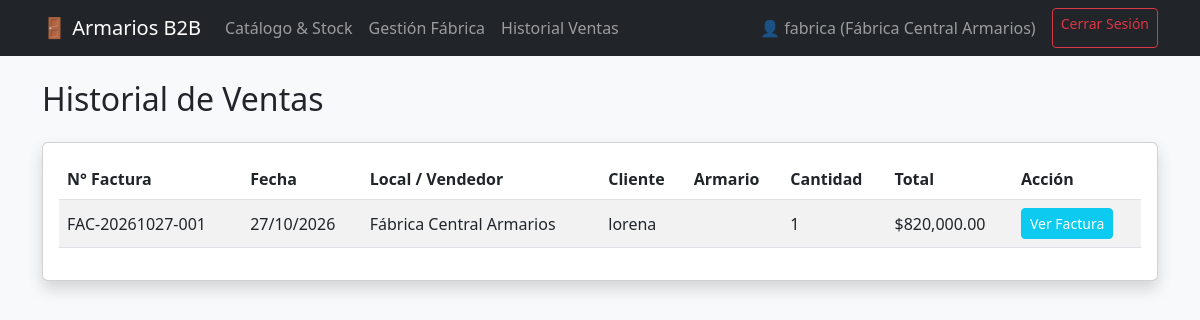
Before: /ventas/historial (signed in) with the older database file.
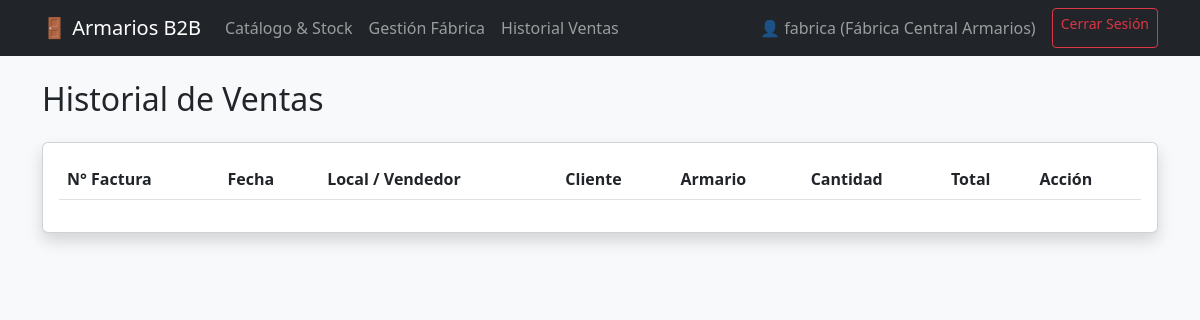
After: the same page with the newer database file.
### app.py (models this page shows, shortened)
class Usuario(UserMixin, db.Model):
    __tablename__ = 'usuarios'
    id = db.Column(db.Integer, primary_key=True)
    username = db.Column(db.String(50), unique=True, nullable=False)
    password_hash = db.Column(db.String(255), nullable=False)
    rol = db.Column(db.String(20), nullable=False) # 'fabrica' o 'vendedor'
    nombre_local = db.Column(db.String(100), nullable=True)

class Venta(db.Model):
    __tablename__ = 'ventas'
    id = db.Column(db.Integer, primary_key=True)
    numero_factura = db.Column(db.String(20), unique=True, nullable=False)
    fecha = db.Column(db.DateTime, default=datetime.utcnow)
    vendedor_id = db.Column(db.Integer, db.ForeignKey('usuarios.id'), nullable=False)
    vendedor = db.relationship('Usuario', backref='ventas')
    mueble_id = db.Column(db.Integer, db.ForeignKey('mueble.id'), nullable=False)
    mueble = db.relationship('Mueble', backref=db.backref('ventas_asociadas', cascade='all, delete-orphan', lazy=True))
    cantidad = db.Column(db.Integer, nullable=False)
    precio_unitario = db.Column(db.Float, nullable=False)
    total = db.Column(db.Float, nullable=False)
    cliente_nombre = db.Column(db.String(100), nullable=False)
    cliente_documento = db.Column(db.String(50), nullable=False)
    cliente_telefono = db.Column(db.String(50), nullable=True)
    cliente_direccion = db.Column(db.String(200), nullable=True)

### app.py (the view)
@app.route('/ventas/historial')
@login_required
def historial_ventas():
    if current_user.rol == 'fabrica':
        ventas = Venta.query.order_by(Venta.fecha.desc()).all()
    else:
        ventas = Venta.query.filter_by(vendedor_id=current_user.id).order_by(Venta.fecha.desc()).all()
    return render_template('historial_ventas.html', ventas=ventas)

### app.py (called while the page is built)
@login_manager.user_loader
def load_user(user_id):
    return Usuario.query.get(int(user_id))

### templates/historial_ventas.html
{% extends "base.html" %}
{% block content %}
<h2>Historial de Ventas</h2>
<div class="card shadow mt-4">
    <div class="card-body">
        <table class="table table-striped align-middle">
            <thead>
                <tr>
                    <th>N° Factura</th>
                    <th>Fecha</th>
                    <th>Local / Vendedor</th>
                    <th>Cliente</th>
                    <th>Armario</th>
                    <th>Cantidad</th>
                    <th>Total</th>
                    <th>Acción</th>
                </tr>
            </thead>
            <tbody>
                {% for venta in ventas %}
                <tr>
                    <td>{{ venta.numero_factura }}</td>
                    <td>{{ venta.fecha.strftime('%d/%m/%Y') }}</td>
                    <td>{{ venta.vendedor.nombre_local }}</td>
                    <td>{{ venta.cliente_nombre }}</td>
                    <td>{{ venta.mueble.nombre }}</td>
                    <td>{{ venta.cantidad }}</td>
                    <td>${{ "{:,.2f}".format(venta.total) }}</td>
                    <td><a href="{{ url_for('ver_factura', venta_id=venta.id) }}" class="btn btn-sm btn-info text-white">Ver Factura</a></td>
                </tr>
                {% endfor %}
            </tbody>
        </table>
    </div>
</div>
{% endblock %}

### templates/base.html (shortened to what this page needs)
<!DOCTYPE html>
<html lang="es">
<head>
    <link href="https://cdn.jsdelivr.net/npm/bootstrap@5.3.0/dist/css/bootstrap.min.css" rel="stylesheet">
</head>
<body class="bg-light">
    <nav class="navbar navbar-expand-lg navbar-dark bg-dark mb-4">
        <div class="container">
            <a class="navbar-brand" href="{{ url_for('catalogo') }}">🚪 Armarios B2B</a>
            {% if current_user.is_authenticated %}
            <div class="navbar-nav me-auto">
                <a class="nav-link" href="{{ url_for('catalogo') }}">Catálogo & Stock</a>
                {% if current_user.rol == 'fabrica' %}
                <a class="nav-link" href="{{ url_for('gestionar_muebles') }}">Gestión Fábrica</a>
                {% endif %}
                <a class="nav-link" href="{{ url_for('historial_ventas') }}">Historial Ventas</a>
            </div>
            <div class="navbar-nav">
                <span class="navbar-text me-3">👤 {{ current_user.username }} ({{ current_user.nombre_local }})</span>
                <a class="btn btn-outline-danger btn-sm" href="{{ url_for('logout') }}">Cerrar Sesión</a>
            </div>
            {% endif %}
        </div>
    </nav>
    <div class="container">
        {% block content %}{% endblock %}
    </div>
</body>
</html>

Changed rows visible on the page:
removed Venta: numero_factura "FAC-20261027-001", fecha "27/10/2026", vendedor.nombre_local "Fábrica Central Armarios", cliente_nombre "lorena", cantidad "1", total "820,000.00"
